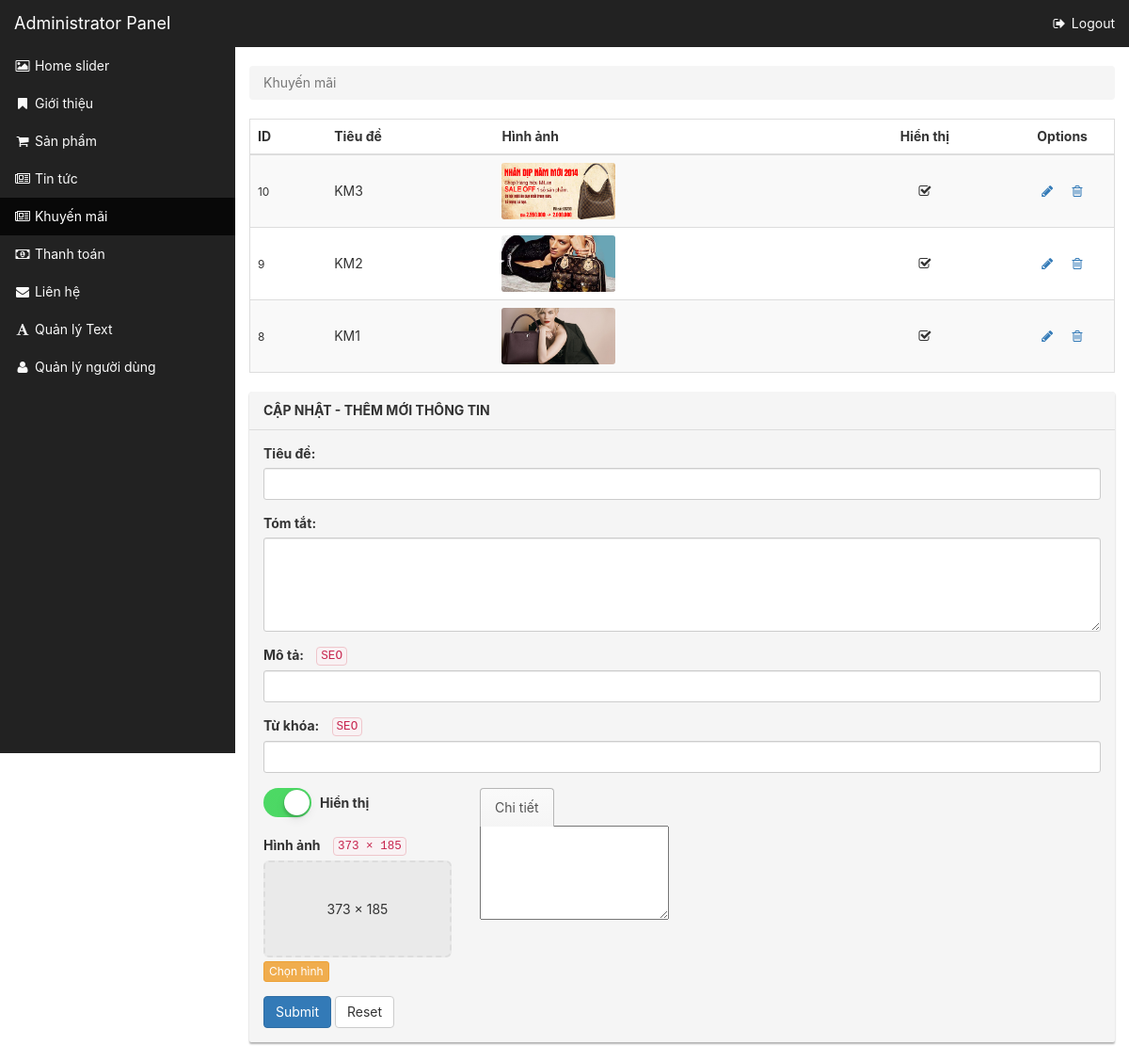
Page /admin@@/index.php?act=news_promo (signed in) on the committed database.
### tables this page shows
CREATE TABLE IF NOT EXISTS `news` (
  `id` int(11) NOT NULL auto_increment,
  `title` text NOT NULL,
  `eTitle` text NOT NULL,
  `sum` text NOT NULL,
  `eSum` text NOT NULL,
  `content` longtext NOT NULL,
  `eContent` longtext NOT NULL,
  `img` text NOT NULL,
  `active` tinyint(1) NOT NULL,
  `dates` timestamp NOT NULL default CURRENT_TIMESTAMP on update CURRENT_TIMESTAMP,
  `view` varchar(20) default NULL,
  `desc` text,
  `eDesc` text,
  `keyword` text,
  `eKeyword` text,
  PRIMARY KEY  (`id`)
);

### inc/class_db.php (called while the page is built, shortened)
<?php
class DB
{
    static $conn;
    static function connect( $hostname, $username, $password, $database ) {
        self::$conn = @mysql_connect( $hostname, $username, $password ) or die( "DB connect failed: " . mysql_error() );
    }
    public static function error() {
        return mysql_error( self::$conn );
    }
    public static function execute( $sql ) {
        $result = mysql_query( $sql, self::$conn );
        return $result;
    }
    public static function select( $sql ) {
        $result = self::execute( $sql ) or die( "DB query failed:" . mysql_error() );
        $array = array();
        while ( $row = mysql_fetch_object( $result ) ) {
            $props = (array) $row;
            foreach ($props as $key => $value) {
                if ( is_string( $value ) ) {
                    $row->{$key} = stripslashes( $value );
                }
            }
            $array[] = $row;
        }
        return $array;
    }
}

### inc/misc.php (called while the page is built, shortened)
<?php
function gett( $key ) {
    return isset( $_GET[$key] ) ? $_GET[$key] : FALSE;
}

### admin@@/actions/news_promo.php (the view, shortened to what this page needs)
<?php
$table = 'news';
$list_url = "index.php?act=".gett('act');
$list = DB::select("SELECT * FROM {$table} WHERE view='".NEWS_TYPE."' ORDER BY id DESC");
$edit_id = gett('eid');
if ($edit_id)
	$form = new Form(safe_html(DB::select_one("SELECT * FROM {$table} WHERE id={$edit_id}")));
else
	$form = new Form();
?>
<? breadcrumbs("Khuyến mãi") ?>
<div class="table-responsive">
	<table class="table table-bordered table-striped">
		<thead>
			<tr>
				<th>ID</th>
				<th>Tiêu đề</th>
				<th>Hình ảnh</th>
				<th align="center">Hiển thị</th>
				<th align="center" style="width:12% !important">Options</th>
			</tr>
		</thead>
		<tbody>
			<?
			foreach ($list as $row) {
				extract((array)$row);
				$edit_url = "{$list_url}&eid={$id}";
			?>
				<tr class="<?= $edit_id==$id ? 'warning' : '' ?>">
					<td>
						<small><?= $id ?></small>
					</td>
					<td>
						<?= $title ?>
					</td>
					<td>
						<? if (!empty($img)) { ?>
							<img src="<?= PATH_UPLOAD.$img ?>" alt="" style="height:80px">
						<? } ?>
					</td>
					<td align="center">
						<? if ($active) { ?>
							<i class="fa fa-check-square-o"></i>
						<? } else { ?>
							<i class="fa fa-square-o"></i>
						<? } ?>
					</td>
					<td align="center">
						<? if ( $edit_id == $id ) { ?>
							<a href="<?= $list_url ?>" class="btn btn-link"><i class="fa fa-refresh"></i></a>
						<? } else { ?>
							<a href="<?= $edit_url ?>" class="btn btn-link"><i class="fa fa-pencil"></i></a>
						<? } ?>
						<? delete_button('did', $id); ?>
					</td>
				</tr>
			<? } ?>
		</tbody>
	</table>
</div>
<form enctype="multipart/form-data" method="post">
	<div class="panel panel-default">
		<div class="panel-heading">
			Cập nhật - Thêm mới thông tin
		</div>
		<div class="panel-body">
			<div class="row">
				<div class="col-lg-12">
					<?
					$form->title();
					$form->sum();
					$form->desc();
					$form->keyword();
					?>
				</div>
				<div class="col-lg-6">
				</div>
			</div>
			<div class="row">
				<div class="col-lg-3">
					<?
					$form->active();
					$form->img(PROMO_BANNER_WIDTH, PROMO_BANNER_HEIGHT);
					?>
					<div>
						<? if ( $edit_id ) { ?>
							<button type="submit" class="btn btn-primary">Update</button>
						<? } else { ?>
							<button type="submit" class="btn btn-primary">Submit</button>
						<? } ?>
						<button type="reset" class="btn btn-default" id="reset">Reset</button>
					</div>
				</div>
				<div class="col-lg-9">
					<div class="form-group">
						<ul class="nav nav-tabs">
							<li class="active"><a href="#vietnamese" data-toggle="tab">Chi tiết</a></li>
						</ul>
						<div class="tab-content">
							<div class="tab-pane active" id="vietnamese">
							</div>
						</div>
					</div>
				</div>
			</div>
		</div>
	</div>
</form>

### admin@@/_components.php (shortened to what this page needs)
<?php
function breadcrumbs( $text ) {
    if ( is_string( $text ) ) { ?>
        <ol class="breadcrumb">
            <li class="active">
                <?= $text ?>
            </li>
        </ol>
    <? }
}
    foreach ( flash() as $flash ) { ?>
    <? }
function delete_button( $target, $id ) {
    ?>
    <form method="POST" style="display:inline" onsubmit="return confirmDelete(this);">
        <button type="submit" class="btn btn-link">
            <span class="fa fa-trash-o"></span>
        </button>
    </form>
    <?
}
function image_input( $value, $width, $height ) {
    ?>
    <div class="fileinput fileinput-new" data-provides="fileinput" style="max-width: <?= $width ?>px;">
        <div class="fileinput-new" style="padding-top: <?= $height / $width * 100 ?>%;">
            <? if (!empty($value)) { ?>
                <img src="<?= PATH_UPLOAD.$value ?>" alt="">
            <? } else { ?>
                <div class="placeholder"><?= $width ?> &times; <?= $height ?></div>
            <? } ?>
        </div>
        <div class="fileinput-buttons">
            <span class="btn btn-warning btn-xs btn-file">
                <span class="fileinput-new">Chọn hình</span>
            </span>
        </div>
    </div>
    <?
}
function uiswitch( $name, $checked = FALSE, $disabled = FALSE ) {
    ?>
    <label class="lbswitch">
        <span></span>
    </label>
    <?
}
    ?>

### css/admin.css (style rules this page uses)
.lbswitch { display:inline-block;-webkit-user-select:none;-moz-user-select:none;-ms-user-select:none;user-select:none }
.lbswitch span { display:block;box-sizing:border-box;-webkit-appearance:none;-moz-appearance:none;-ms-appearance:none;-o-appearance:none;appearance:none;height:31px;width:51px;position:relative;border-radius:16px;cursor:pointer;outline:0;z-index:0;margin:0;padding:0;border:none;background-color:#e5e5e5;-webkit-transition-duration:600ms;transition-duration:600ms;-webkit-transition-timing-function:ease-in-out;transition-timing-function:ease-in-out }
.lbswitch span::before { box-sizing:border-box;height:27px;width:47px;content:' ';position:absolute;left:2px;top:2px;background-color:#fff;border-radius:16px;z-index:1;-webkit-transition-duration:300ms;transition-duration:300ms;-webkit-transform:scale(1);-ms-transform:scale(1);transform:scale(1) }
.lbswitch span::after { box-sizing:border-box;height:27px;width:27px;content:' ';position:absolute;border-radius:27px;background:#fff;z-index:2;top:2px;left:2px;box-shadow:0px 0px 1px 0px rgba(0,0,0,0.25),0px 4px 11px 0px rgba(0,0,0,0.08),-1px 3px 3px 0px rgba(0,0,0,0.14);-webkit-transition:-webkit-transform 300ms,width 280ms;transition:transform 300ms,width 280ms;-webkit-transform:translate3d(0, 0, 0);-ms-transform:translate3d(0, 0, 0);transform:translate3d(0, 0, 0);-webkit-transition-timing-function:cubic-bezier(0.42, 0.8, 0.58, 1.2);transition-timing-function:cubic-bezier(0.42, 0.8, 0.58, 1.2) }
.lbswitch input:checked+span { background-color:#4CD964;background-image:-webkit-linear-gradient(-90deg, #4CD964 0%,#4dd865 100%);background-image:-webkit-linear-gradient(270deg, #4CD964 0%, #4dd865 100%);background-image:linear-gradient(-180deg,#4CD964 0%,#4dd865 100%) }
.lbswitch input:checked+span::after { -webkit-transform:translate3d(16px, 0, 0);-ms-transform:translate3d(16px, 0, 0);transform:translate3d(16px, 0, 0);right:18px;left:inherit }
.lbswitch input:checked+span::before,.lbswitch input:active+span::before { -webkit-transform:scale(0);-ms-transform:scale(0);transform:scale(0) }
.lbswitch { margin-bottom:0 }
.lbswitch span { background-color:#d0d0d0 }
.lbswitch span::before { background-color:#d0d0d0 }
.lbswitch span::after { background:#fff }
.panel-default { border:0;overflow:hidden;border-radius:2px;background:#f5f5f5;box-shadow:0 2px 2px rgba(0,0,0,0.3) }
.panel-default .panel-heading { font-weight:700;text-transform:uppercase }
.btn-link { padding-top:0;padding-bottom:0 }
.nav-tabs { z-index:2;border-bottom:0 }
.nav-tabs>li>a,.nav-tabs>li>a:hover { border-color:transparent;background:transparent;border-width:1px 1px 0 }
.nav-tabs>li.active>a,.nav-tabs>li.active>a:hover { border-color:#b6b6b6;border-width:1px 1px 0;background-color:#fafafa;background-image:-webkit-linear-gradient(#fafafa,#f5f5f5);background-image:-webkit-linear-gradient(#fafafa, #f5f5f5);background-image:linear-gradient(#fafafa,#f5f5f5) }
body { font-family:system, -apple-system, ".SFNSDisplay-Regular", 'Helvetica Neue', 'Segoe UI', Arial, sans-serif }
@media (min-width: 768px) { body { padding:70px 0 0 250px } }
.table-bordered>tbody>tr>td,.table-bordered>tbody>tr>th,.table-bordered>tfoot>tr>td,.table-bordered>tfoot>tr>th,.table-bordered>thead>tr>td,.table-bordered>thead>tr>th { border-left-width:0;border-right-width:0 }
td.text-center,td[align=center],td { vertical-align:middle !important }
table img { border-radius:3px;max-height:60px }
th[align=center] { text-align:center }
.fa { width:1.28571429em !important;text-align:center }
label { -webkit-user-select:none;-moz-user-select:none;-ms-user-select:none;user-select:none }
.btn.btn-link { padding-left:4px;padding-right:4px }
.fileinput { display:block }
.fileinput>.fileinput-new,.fileinput>.fileinput-preview { height:0;position:relative;overflow:hidden;border-radius:6px;border:2px dashed #ddd;background:#eaeaea }
.fileinput .placeholder { position:absolute;top:50%;left:0;width:100%;margin-top:-10px;text-align:center }
.fileinput .fileinput-buttons { margin-top:4px }
.form-group>label code { font-weight:400;border:1px solid #efc6cb;margin-left:10px;vertical-align:1px }

### rows in the picture
news: id "10", title "KM3", img (picture), active 1 (drawn)
news: id "9", title "KM2", img (picture), active 1 (drawn)
news: id "8", title "KM1", img (picture), active 1 (drawn)

### other values in the picture
$item->text "Home slider"
$item->text "Giới thiệu"
$item->text "Sản phẩm"
$item->text "Tin tức"
$item->text "Khuyến mãi"
$item->text "Thanh toán"
$item->text "Liên hệ"
$item->text "Quản lý Text"
$item->text "Quản lý người dùng"
$text "Khuyến mãi"
$label "Tiêu đề: Mô tả: SEO Từ khóa: SEO"
$label "Tóm tắt:"
$width "373"
$height "185"
